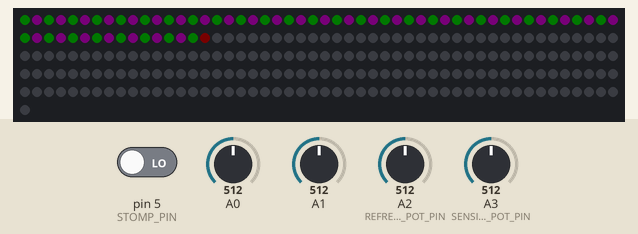
Bench run of a sketch on a simulated Arduino Uno, built for the host (arithmetic inside an expression is 32-bit, double 64-bit). Shown: 251 RGB LEDs in strip order, left to right, continuing on the next row. Inputs (shaded band) come from the test bench; at power-on: pin 5 (STOMP_PIN) LOW, A0 = 512, A1 = 512, A2 (REFRESH_POT_PIN) = 512, A3 (SENSITIVITY_POT_PIN) = 512. Dim RGB values are drawn brighter than linear; EEPROM starts erased.

Above: at 0.4 s.

The sketch:

multiband_A4.ino
```cpp
#include <FastLED.h>
#include "EEPROM.h"

/* Output pin definitions */
#define NUM_LEDS 251 // Number of LED's in the strip
#define ROWS 25
#define COLUMNS 10
#define DATA_PIN 6 // Data out
#define ANALOG_PIN_L 1 // Left audio channel
#define ANALOG_PIN_R 0 // Right audio channel
#define REFRESH_POT_PIN 2 // Left pot
#define SENSITIVITY_POT_PIN 3 // Right pot
#define STOMP_PIN 5 // The pin connected to the stomp button
#define STROBE_PIN 12 // Strobe pin
#define RESET_PIN 13 // Reset Pin

/* Sensitivity variables, refresh variables, and start/end points */
#define REFRESH_DIVISOR 80. // Higher = range of refresh values is lower
#define SENSITIVITY_DIVISOR 100. // Higher = range of sensitivity values on pot is lower
#define LEFT_START_POINT ((NUM_LEDS / 2)) // Starting LED for left side
#define LEFT_END_POINT 1 // Generally the end of the left side is the first LED
#define RIGHT_START_POINT ((NUM_LEDS / 2) + 1) // Starting LED for the right side
#define RIGHT_END_POINT (NUM_LEDS -1) // Generally the end of the right side is the last LED
#define LED_STACK_SIZE (NUM_LEDS / 2) // How many LED's in each stack
#define MAX_AMPLITUDE 4700 // Maximum possible amplitude value
#define MAX_AMPLITUDE_MULTIPLIER 380
#define MIN_AMPLITUDE 420 // Lowest possible amplitude value (Higher number causes there to be more blank LED's)
#define MIN_AMPLITUDE_MULTIPLIER 200
#define SENSITIVITY_MULTIPLIER 200 // Higher = range of sensitivity values on pot is lower

int monomode; // Used to duplicate the left single for manual input
int refresh_rate; // Refresh rate of the animation
int refresh_counter = 0; // Looping variable for refresh loop
int sensitivity; // Sensitivity value
int max_amplitude;
int start_hue = 0;
int count = 0;

int start_points[COLUMNS] = {0};
int left_end_points[COLUMNS] = {0};
int right_end_points[COLUMNS] = {0};
int left_amps[COLUMNS] = {0};
int right_amps[COLUMNS] = {0};
int left_stacks[10][13] = {0};
int right_stacks[10][13] = {0};

/* Represents the left and right LED color values.
 * In the case of an odd number of LED's, you need to adjust these
 * values and the values of RIGHT_START_POINT, LEFT_START_POINT, etc.
 */

// Set color value to full saturation and value. Set the hue to 0
CHSV color(0, 255, 255);
CRGB leds[NUM_LEDS]; // Represents LED strip

void setup() {

  int i;

  // Instantiate Neopixels with FastLED
  FastLED.addLeds<NEOPIXEL, DATA_PIN>(leds, NUM_LEDS);
  FastLED.show();

  // Clear any old values on EEPROM
  if (EEPROM.read(1) > 1){EEPROM.write(1,0);} // Clear EEPROM

  // Set pin modes
  pinMode(ANALOG_PIN_L, INPUT);
  pinMode(ANALOG_PIN_R, INPUT);
  pinMode(STOMP_PIN, INPUT);
  pinMode(STROBE_PIN, OUTPUT);
  pinMode(RESET_PIN, OUTPUT);

  digitalWrite(RESET_PIN, LOW);
  digitalWrite(STROBE_PIN, HIGH);

  // If stomp is being pressed during setup, set monomode to True
  if (digitalRead(STOMP_PIN) == HIGH){
    if (EEPROM.read(1) == 0){
      EEPROM.write(1,1);
    }else if (EEPROM.read(1) == 1) {
      EEPROM.write(1,0);
    }
  }

  // Set monomode based on the EEPROM state
  monomode = EEPROM.read(1);

  for(i = 0; i < 10; ++i) {
    start_points[i] = (ROWS * (i + 1)) - (ROWS / 2);
  }

  for(i = 0; i < 10; ++i) {
    if(i % 2 == 0) {
      left_end_points[i] = start_points[i] + (ROWS / 2);
      right_end_points[i] = start_points[i] - (ROWS / 2);
    } else {
      left_end_points[i] = start_points[i] - (ROWS / 2);
      right_end_points[i] = start_points[i] + (ROWS / 2);
    }
  }

  for(i = 0; i < COLUMNS; ++i) {
    get_freq_amp(i, ANALOG_PIN_L, left_amps);
    get_freq_amp(i, ANALOG_PIN_R, right_amps);
  }

}

void loop() {

  // Set local loop variables
  int amp_sum_L = 0;
  int amp_sum_R = 0;
  int i; // Loop var
  int stack_loop = 0;

  // Reset EQ7 chip
  digitalWrite(RESET_PIN, HIGH);
  digitalWrite(RESET_PIN, LOW);

  // Change color mode if stomp button is pressed
  if(stomp_pressed()) {
    change_color_mode();
    delay(100); // Keeps the pedal from switching colors too quickly
  }

  /*  SENSITIVITY_DIVISOR lowers the range of the possible pot values
   *  If the value is higher than the max or lower than the min,
   *  set it to the max or min respectively.
   */
  sensitivity = (analogRead(SENSITIVITY_POT_PIN) / SENSITIVITY_DIVISOR) * SENSITIVITY_MULTIPLIER;
  max_amplitude = MAX_AMPLITUDE - (((1023 - analogRead(SENSITIVITY_POT_PIN)) / SENSITIVITY_DIVISOR) * MAX_AMPLITUDE_MULTIPLIER);

  // REFRESH_DIVISOR lowers the range of possible pot values
  refresh_rate = analogRead(REFRESH_POT_PIN) / REFRESH_DIVISOR;

  // Run this code based on the refresh rate
  if(refresh_counter >= refresh_rate) {

    // Start by resetting the refresh counter
    refresh_counter = 0;

    /*  Push the new values onto the stack of LED's for each side
     *  This moves each LED value up the strip by 1 LED and drops the
     *  last value in the stack. This is the code that effects the propagation
     */
    for(i = 0; i < 10; ++i) {
      push_stack(left_stacks[i], left_amps[i]);
      push_stack(right_stacks[i], right_amps[i]);
    }

    // TO DO set colors, remember to alternate propagation direction
    for(count = 0; count < COLUMNS; ++count) {
      if(count % 2 == 0) {
        /*  Set the LED values based on the left and right stacks
         *  This is a reverse loop because the left side LED's travel toward
         *  LED 0.
         */
        stack_loop = 0;
        for(i = start_points[count]; i >= left_end_points[count]; --i) {
          set_LED_color(i, left_stacks[count][stack_loop]);
          ++stack_loop;
        }

        // Reset and reuse stack_loop var
        stack_loop = 0;

        /*  LED's on the right travel towards the last LED in the strand
         *  so the loop increments positively
         */
        for(i = start_points[count]; i <= right_end_points[count]; ++i) {
          set_LED_color(i, right_stacks[count][stack_loop]);
          ++stack_loop;
        }

        leds[0] = left_stacks[count][0];
      }
    }
    // Show the new LED values
    FastLED.show();
  }

  // Increase the refresh counter
  ++refresh_counter;

}

// Check if stomp button is being pressed
int stomp_pressed() {
  if (digitalRead(STOMP_PIN) == HIGH){
    return 1;
  } else {
    return 0;
  }
}

void change_color_mode() {
  start_hue += 85;
  if(start_hue >= 255) {
    start_hue = start_hue - 255;
  }
}

// Read in and sum amplitudes for the 7 frequency bands
int get_freq_sum(int pin) {

  int i;
  int spectrum_values[7];
  int spectrum_total = 0;

  //get readings from chip, sum freq values
  for (i = 0; i < 7; i++) {
    digitalWrite(STROBE_PIN, LOW);
    delayMicroseconds(30); // to allow the output to settle

    spectrum_values[i] = analogRead(pin);
    spectrum_total += spectrum_values[i];

    // strobe to the next frequency
    digitalWrite(STROBE_PIN, HIGH);

  }//for i

  return spectrum_total;
}

void get_freq_amp(int band, int pin, int freqs[]) {
  digitalWrite(STROBE_PIN, LOW);
  delayMicroseconds(30); // to allow the output to settle
  freqs[band] = analogRead(pin);

   // strobe to the next frequency
   digitalWrite(STROBE_PIN, HIGH);
}

/* Sets led 'position' to 'value' and converts the value to an HSV value.
 * Compared to the A3 code, this code produces color values closer to white.
 * The A3 code always has only two colors lit at a time. For example red and
 * green but not blue or blue and red but not green.
 * As a result, the colors are more like pastel hues than bold hues.
 * Another option would be to do something similar to the limited RGB values from A3.
 */
void set_LED_color(int position, int value) {
  // If lower than min amplitude, set to min amplitude
  if(value <= MIN_AMPLITUDE) {
    value = MIN_AMPLITUDE;
  }

  // Subtract min amplitude so lowest value is 0
  value -= MIN_AMPLITUDE;

  float max = (max_amplitude - MIN_AMPLITUDE);
  if(value > max) value = max;
  float ratio = ((float)(value / max));
  if(ratio == 0) {
    color.val = 0;
  } else {
    color.val = 255;
  }
  color.saturation = 255;
  color.hue = start_hue + (ratio * 255);
  leds[position] = color;
}

/*  Push a new LED color value onto the beginning of the stack.
 *  The last LED color value is discarded. This is the primary
 *  function relating to the propagation behavior.
 */
void push_stack(int stack[], int value) {
  int i;
  for(i = (LED_STACK_SIZE - 1); i >= 1; --i) {
    stack[i] = stack[i - 1];
  }
  stack[0] = value;
}
```
